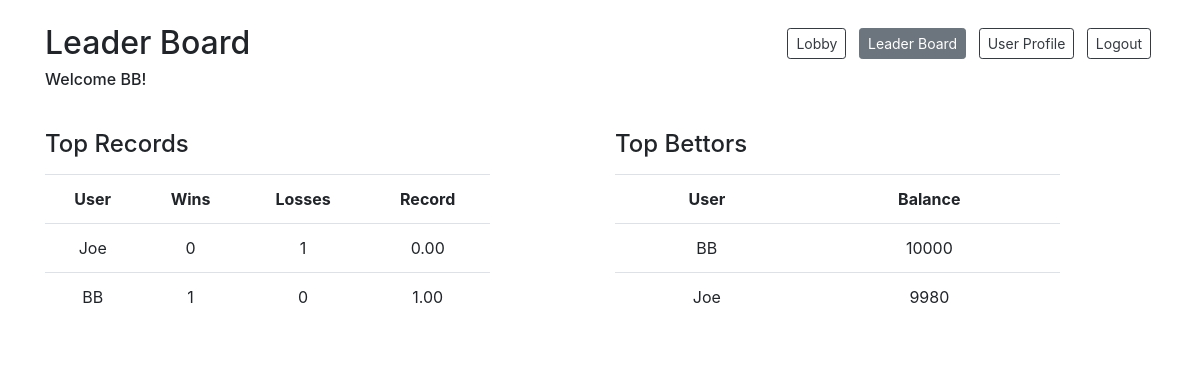
/leaderboard (signed in), run on an earlier commit of the app's database.
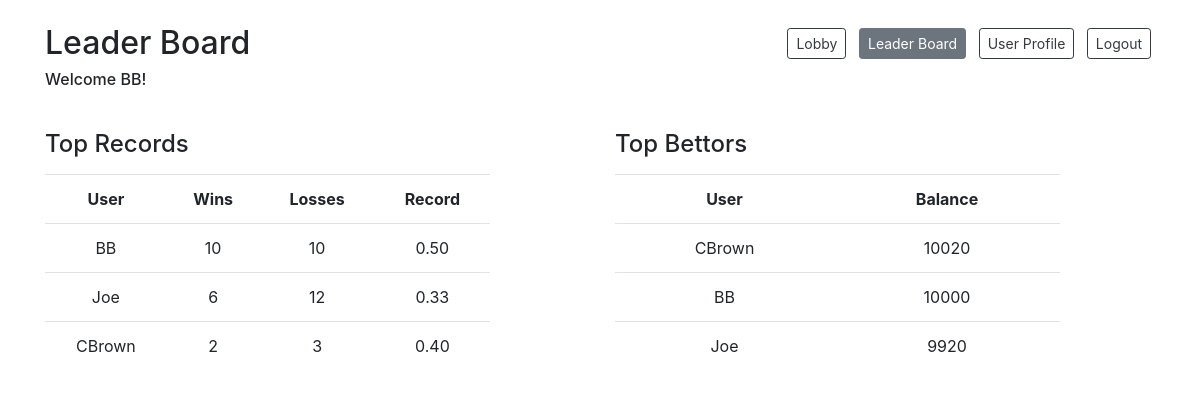
And on a later commit of the database.
### models.py (models this page shows)
class User(db.Model):
    __tablename__ = "users"
    id = db.Column(db.Integer, primary_key=True)
    user_name = db.Column(db.String(255))
    email = db.Column(db.String(255))
    password = db.Column(db.String(255))
    balance = db.Column(db.Integer)
    photo = db.Column(db.BLOB)
    wins = db.Column(db.Integer)
    losses = db.Column(db.Integer)
    current_game_id = db.Column(db.Integer, db.ForeignKey("games.id"), nullable=True)  # is null if not currently in a game
    current_game = db.relationship("Game", foreign_keys=[current_game_id], backref="game_users")
    created_at = db.Column(db.DateTime, server_default=func.now())
    updated_at = db.Column(db.DateTime, server_default=func.now(), onupdate=func.now())

### controller.py (the view)
def leaderboard():
    if 'user_id' in session:
        user = getUser(session['user_id'])
    records = getTopWinLossRecords(10)
    bettors = getTopBettors(10)
    return render_template('leaderboard.html', user = user, records = records, bettors = bettors)

### utilities.py (called while the page is built)
def getUser(user_id):
    user = User.query.get(user_id)
    return user

def getTopWinLossRecords(num_of_players):
    topWLRecords = User.query.order_by(User.wins / (User.losses + User.wins).desc()).limit(10)
    return topWLRecords

def getTopBettors(num_of_players):
    topBettors = User.query.order_by(User.balance.desc()).limit(10)
    return topBettors

### templates/leaderboard.html (shortened to what this page needs)
<!DOCTYPE html>
<html lang="en">
<head>
    <link href="https://stackpath.bootstrapcdn.com/bootstrap/4.4.1/css/bootstrap.min.css" rel="stylesheet">
    <script src="https://cdnjs.cloudflare.com/ajax/libs/socket.io/1.7.3/socket.io.min.js"></script></head>
</head>
<body>
    <div class="container bg-white">
        <div class="row justify-content-between mt-4 mb-2">
            <div class="col-auto">
                <h2>Leader Board</h2>
                <h6>Welcome {{user.user_name}}!</h6>
            </div>
            <div class="col-auto">
                <a href="/lobby" class="col-auto btn btn-outline-dark btn-sm mx-1 mt-1 mb-3">Lobby</a>
                <a href="#" class="inactive col-auto btn btn-secondary btn-sm mx-1 mt-1 mb-3">Leader Board</a>
                <a href="/user-profile" class="col-auto btn btn-outline-dark btn-sm mx-1 mt-1 mb-3">User Profile</a>
                <a href="/logout-action" class="col-auto btn btn-outline-dark btn-sm mx-1 mt-1 mb-3">Logout</a>
            </div>
        </div>
        <div class="row pt-4">
            <div class="col-5">
                <h4 class="pb-2">Top Records</h4>
                {% if records %}
                    <table class="table table-fixed text-center table-hover">
                        <tr scope="row">
                            <th>User</th>
                            <th>Wins</th>
                            <th>Losses</th>
                            <th>Record</th>
                        </tr>
                    {% for record in records %}
                        <tr scope="row">
                            <td>{{record.user_name}}</td>
                            <td>{{record.wins}}</td>
                            <td>{{record.losses}}</td>
                            <td>{%if record.wins or record.losses %}{{'%0.2f'| format(record.wins/(record.wins+record.losses))}}{%endif%}</td>
                        </tr>
                    {% endfor %}
                    </table>
                {% else %}
                    <h6>No games</h6>
                {% endif %}
            </div>
            <div class="col-1"></div>
            <div class="col-5">
                <h4 class="pb-2">Top Bettors</h4>
                {% if bettors %}
                    <table class="table table-fixed text-center table-hover">
                        <tr scope="row">
                            <th>User</th>
                            <th>Balance</th>
                        </tr>
                    {% for bettor in bettors %}
                        <tr scope="row">
                            <td>{{bettor.user_name}}</td>
                            <td>{{bettor.balance}}</td>
                        </tr>
                    {% endfor %}
                    </table>
                {% else %}
                    <h6>No bettors</h6>
                {% endif %}
            </div>
        </div>
    </div>
</body>
</html>

What changed in the data, as far as the page shows it:
changed User "BB": wins "1" → "10"; losses "0" → "10"; record.wins/(record.wins+record.losses) "1.00" → "0.50"; moves up the list
changed User "Joe": wins "0" → "6"; losses "1" → "12"; record.wins/(record.wins+record.losses) "0.00" → "0.33"; balance "9980" → "9920"
added User: user_name "CBrown", wins "2", losses "3", record.wins/(record.wins+record.losses) "0.40", balance "10020"
